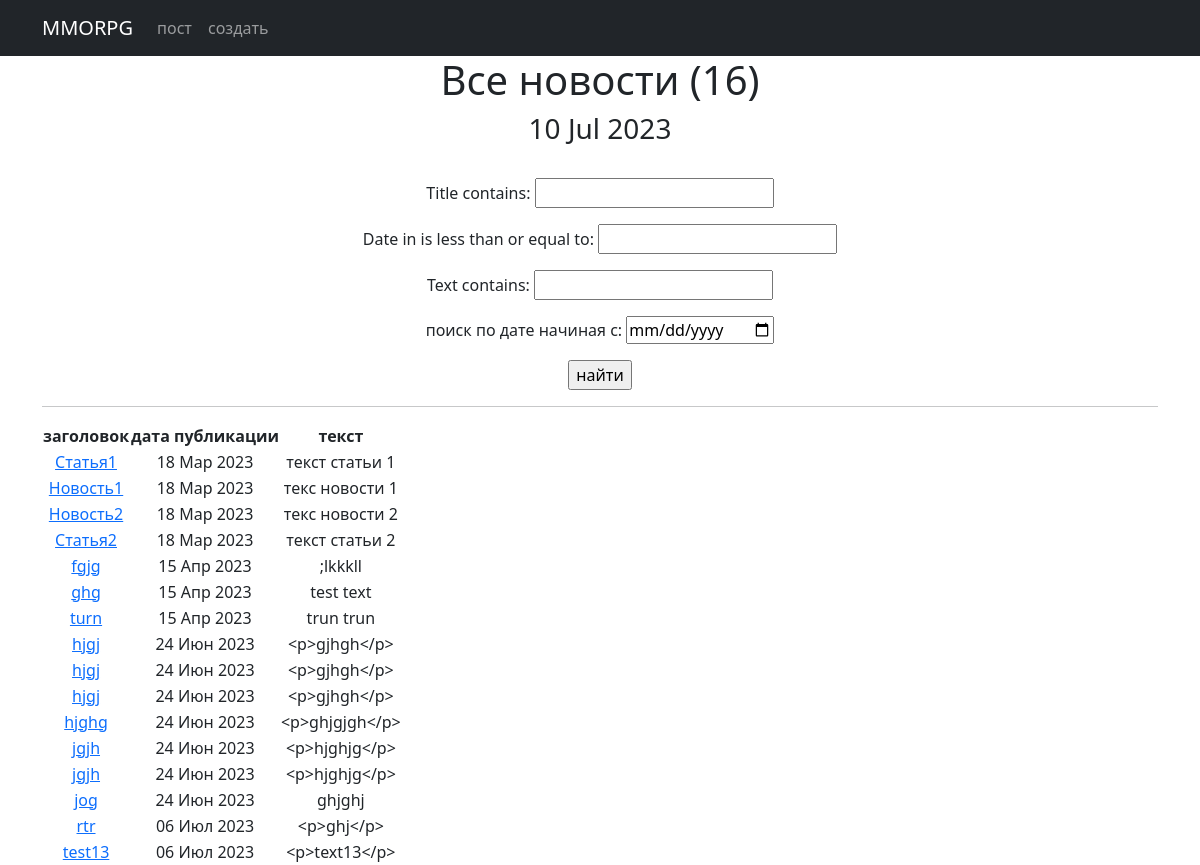
Page /news/search/ on the earlier database version.
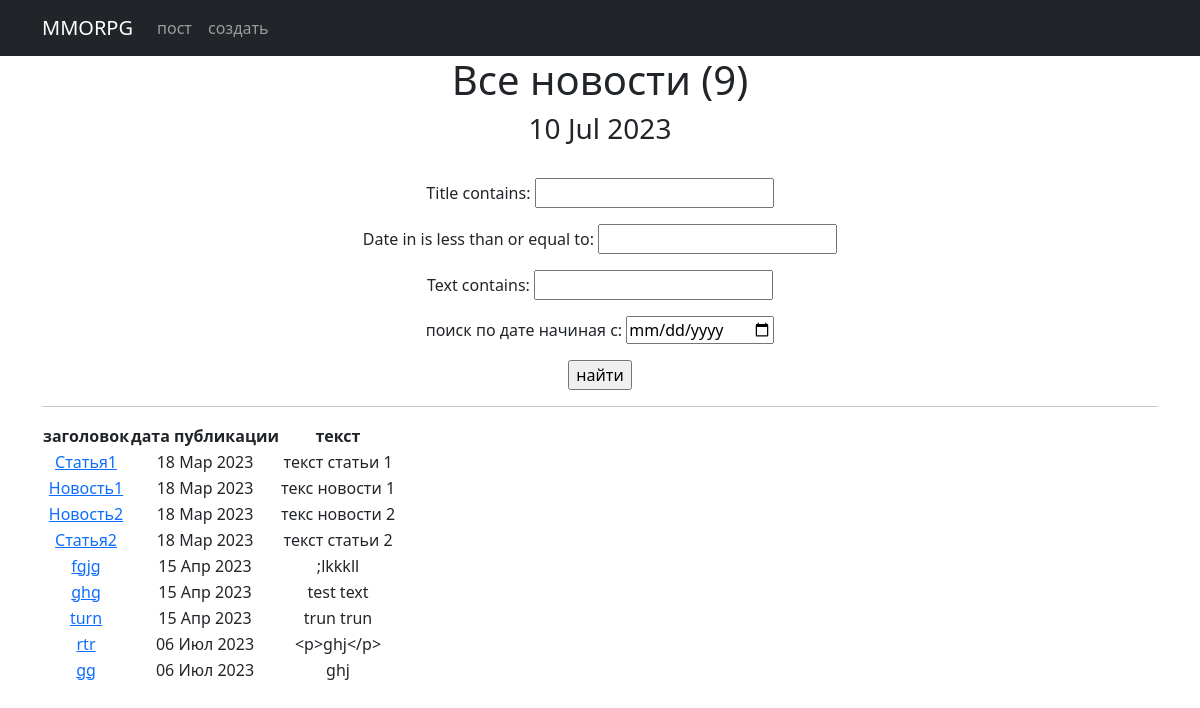
Same page on the later database version.
### news/models.py (models this page shows, shortened)
class Post(models.Model):
    author_post = models.ForeignKey(Author, on_delete=models.CASCADE)
    post_news = models.CharField(max_length=2, choices=POST, default='PO')
    date_in = models.DateTimeField(auto_now_add=True)
    category = models.ManyToManyField(Category, through='PostCategory')
    title = models.CharField(max_length=50)
    text = RichTextField()
    video_count = models.PositiveIntegerField(default=0)
    image_count = models.PositiveIntegerField(default=0)
    max_video_count = 1
    max_image_count = 3

### news/views.py (the view)
# urls.py: path('search/', PostSearch.as_view(), name='post_search'),
class PostSearch(ListView):  # поиск поста
    model = Post
    template_name = 'post_search.html'
    context_object_name = 'post_news'
    paginate_by = 50
    def get_queryset(self):  # получаем обычный запрос
        queryset = super().get_queryset()  # используем наш класс фильтрации
        self.filterset = PostFilter(self.request.GET, queryset)
        return self.filterset.qs
    def get_context_data(self, **kwargs):
        context = super().get_context_data(**kwargs)
        context['filterset'] = self.filterset
        return context

### news/templatetags/censor.py (called while the page is built)
@register.filter()
def censor(value):
    for words in censored_words:
        if words in value:
            censor_words = f"p{''.join(['*' for words in range(len(words))])}"
            value = value.replace(words, censor_words)
    return value

### news/templatetags/custom_tags.py (called while the page is built)
@register.simple_tag()
def current_time(format_string='%d %b %Y'):
    return datetime.utcnow().strftime(format_string)

### templates/post_search.html (shortened to what this page needs)
<!DOCTYPE html>
<html lang="en">
<head>
    <title>{% extends 'flatpages/default.html' %}</title>
{% load censor %}
{% load custom_tags %}
{% block content %}
<body>
<h1>Все новости ({{ post_news.count}})</h1>
<h3>{% current_time '%d %b %Y' %}</h3>
<br>
<form action=""
      method="get">
    {{ filterset.form.as_p }}
    <input type="submit"
    value="найти"/>
</form>
<hr>
{% if post_news %}
    <table>
        <thead>
        <tr>
            <th>заголовок</th>
            <th>дата публикации</th>
            <th>текст</th>
        </tr>
        {% for post in post_news %}
        <tr>
            <td><a href="{% url 'post_detail' post.id %}">{{ post.title|censor}}</a></td>
            <td>{{ post.date_in|date:'d M Y'}}</td>
            <td>{{ post.text|censor|truncatechars:20}}</td>
        </tr>
        {% endfor %}
        </thead>
    </table>
{% else %}
    <h2>новостей нет!</h2>
{% endif %}
{% endblock content %}

### templates/flatpages/default.html (shortened to what this page needs)
        {% load static %}
        {% load censor %}
        {% load custom_tags %}
        <link href="{% static 'css/styles.css' %}" rel="stylesheet" />
    </head>
    <body>
        <nav class="navbar navbar-expand-lg navbar-dark bg-dark static-top">
            <div class="container">
                <a class="navbar-brand" href="#">MMORPG</a>
                <div class="collapse navbar-collapse" id="navbarResponsive">
                    <ul class="navbar-nav ml-auto">
                        <li class="nav-item">
                            <a class="nav-link" href="/news/">пост</a>
                        </li>
                        <li class="nav-item">
                            <a class="nav-link" href="{% url 'post_add' %}">создать</a>
                        </li>
                    </ul>
                </div>
            </div>
        </nav>
        <div class="container">
            <div class="row">
                <div class="col-lg-12 text-center">
                    {% block content %}{% endblock content %}
                </div>
            </div>
        </div>
    </body>
</html>

Differences in the rows shown:
removed Post: title|censor "hjgj", date_in "24 Июн 2023", text|censor "<p>gjhgh</p>"
removed Post: title|censor "hjgj", date_in "24 Июн 2023", text|censor "<p>gjhgh</p>"
removed Post: title|censor "hjgj", date_in "24 Июн 2023", text|censor "<p>gjhgh</p>"
removed Post: title|censor "hjghg", date_in "24 Июн 2023", text|censor "<p>ghjgjgh</p>"
removed Post: title|censor "jgjh", date_in "24 Июн 2023", text|censor "<p>hjghjg</p>"
removed Post: title|censor "jgjh", date_in "24 Июн 2023", text|censor "<p>hjghjg</p>"
removed Post: title|censor "jog", date_in "24 Июн 2023", text|censor "ghjghj"
removed Post: title|censor "test13", date_in "06 Июл 2023", text|censor "<p>text13</p>"
added Post: title|censor "gg", date_in "06 Июл 2023", text|censor "ghj"
Other differences:
{{ post_news.count }}: "16" → "9"
